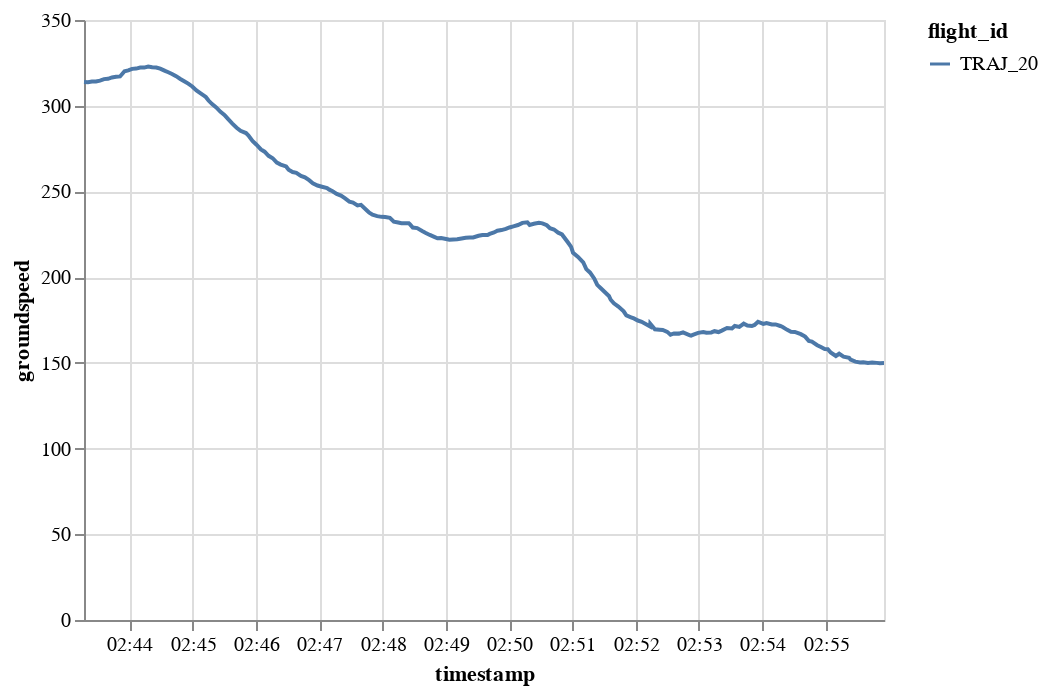

Here is the notebook cell this chart was saved with:
### Code cell
generated.chart().encode(alt.Y("groundspeed"), alt.X("timestamp"), alt.Color("flight_id"))

### Figure 1 — Vega-Lite specification as saved in the notebook (floating-point values rounded to 4 significant figures; data arrays with more than 128 entries replaced by an {"elided": "..."} marker saying what was removed)
{"config": {"view": {"continuousWidth": 400, "continuousHeight": 300}}, "data": {"name": "data-caa5fce0a6f188e9c8842535d4953007"}, "mark": "line", "encoding": {"color": {"type": "nominal", "field": "flight_id"}, "x": {"type": "temporal", "field": "timestamp"}, "y": {"type": "quantitative", "field": "groundspeed"}}, "$schema": "https://vega.github.io/schema/vega-lite/v4.8.1.json", "datasets": {"data-caa5fce0a6f188e9c8842535d4953007": {"elided": "200 records"}}}
